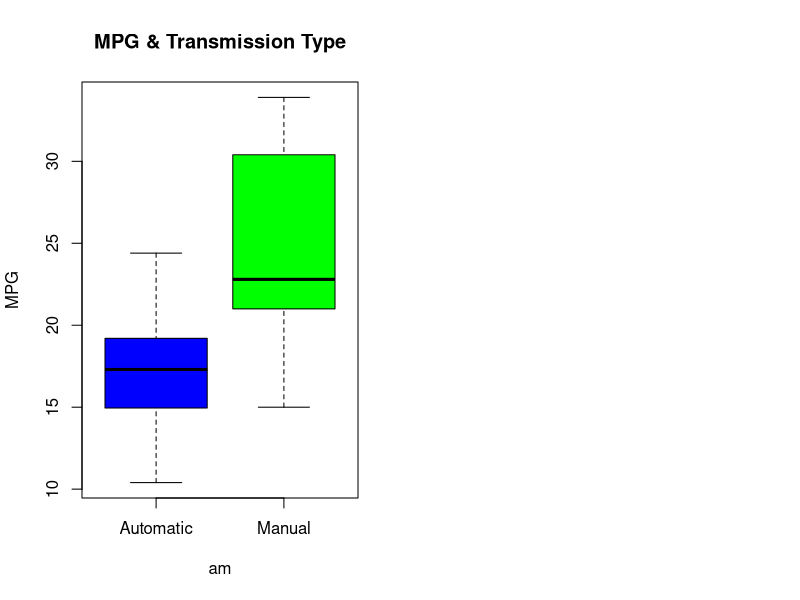
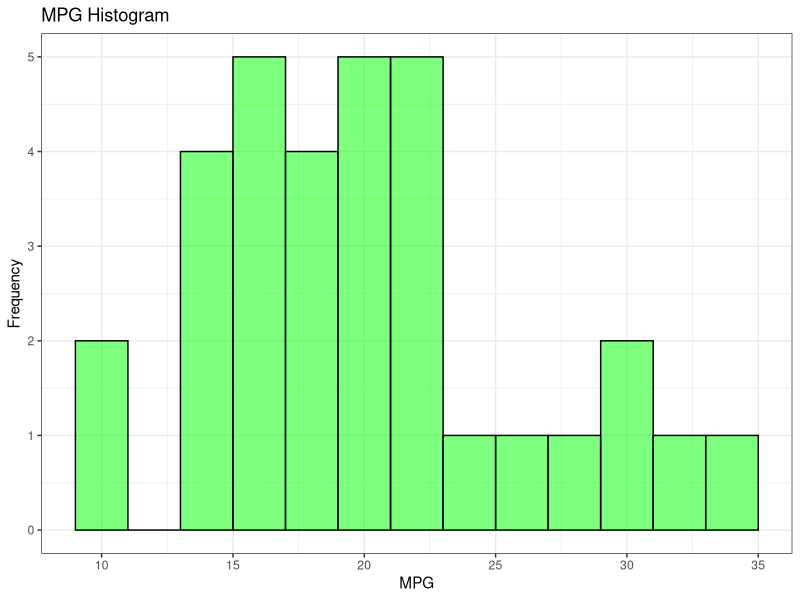
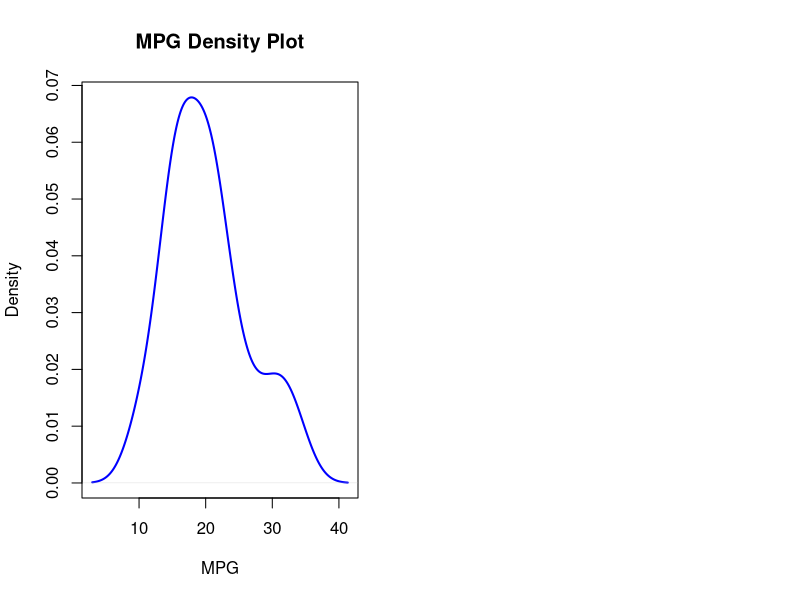
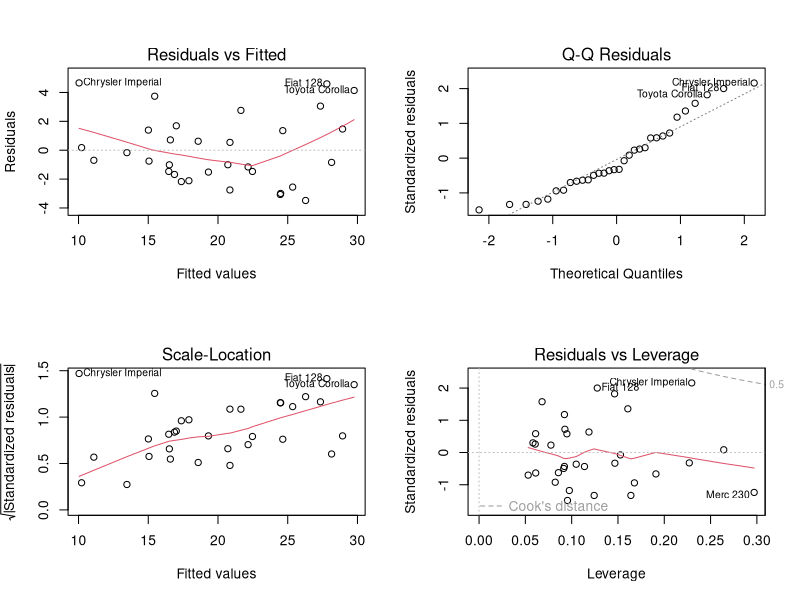

The R source for these figures, in order:
## ---- chunk 1
    suppressWarnings(library(ggplot2));
## ---- chunk 2
#   Set Working Directory
    setwd("~/Data Science/07 Regression Models");

#   Read "mtcars" Data
    data(mtcars);
    names(mtcars);
## ---- chunk 3
#   Box Plot: MPG vs Transmission Type
    par(mfrow = c(1,2));
    boxplot(mpg~am, data=mtcars, col=c("blue", "green"), ylab="MPG",
        main="MPG & Transmission Type", names=c("Automatic", "Manual"));
## ---- chunk 4
#   Aggregate Data & Calculated Mean for MPG & Transmission Type
    Mean <- aggregate(mpg~am, data=mtcars, mean);
    Mean[2, ] - Mean[1, ];  # Calculate Mean Difference

#   Two Sample T-Test
    Automatic <- mtcars[mtcars$am==1, ];
    Manual <- mtcars[mtcars$am==0, ];
    MeansTest <- t.test(Automatic$mpg, Manual$mpg);
    MeansTest[3];
## ---- chunk 5
#   Correlation "mpg" Relative to Remaining Variables
    CorMatrix <- cor(mtcars)[1, ];
    CorMatrix;
## ---- chunk 6
#   Linear Regression
    LRegression <- lm(mpg~am, data=mtcars);
    summary(LRegression);
## ---- chunk 7
#   Stepwise Multivariate Regression
    MRegression <- step(lm(data=mtcars, mpg ~ .), trace=0, steps=10000);
    summary(MRegression);
## ---- chunk 8
#   Comparison: Linear vs Multivariate Regression
    anova(LRegression, MRegression);
## ---- chunk 9
#   MGP Histogram
    g <- ggplot(mtcars, aes(x=mtcars$mpg))
    g <- g + geom_histogram(aes(mpg), binwidth=2, color="black", fill="green", 
        alpha=.5)
    g <- g + ggtitle("MPG Histogram") + labs(x="MPG", y="Frequency")
    g <- g  + theme_bw()
    g

#   Density Plot
    par(mfrow = c(1,2));
    dPlot <- density(mtcars$mpg);
    plot(dPlot, xlab="MPG", ylab="Density", main="MPG Density Plot", col="blue", lwd=2);
## ---- chunk 10
#   Plots: Residuals vs Fitted, Scale-Location, Normal Q-Q, & Residuals vs Leverage
    par(mfrow = c(2,2));
    plot(MRegression);
